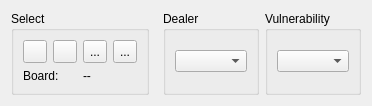
  <widget class="QWidget" name="layoutWidget">
   <property name="geometry">
    <rect>
     <x>30</x>
     <y>350</y>
     <width>372</width>
     <height>95</height>
    </rect>
   </property>
   <layout class="QHBoxLayout" name="horizontalLayout_4">
    <item>
     <widget class="QGroupBox" name="groupBox_6">
      <property name="sizePolicy">
       <sizepolicy hsizetype="Preferred" vsizetype="Preferred">
        <horstretch>0</horstretch>
        <verstretch>0</verstretch>
       </sizepolicy>
      </property>
      <property name="whatsThis">
       <string>&lt;html&gt;&lt;head/&gt;&lt;body&gt;&lt;p&gt;Select board&lt;/p&gt;&lt;/body&gt;&lt;/html&gt;</string>
      </property>
      <property name="title">
       <string>Select</string>
      </property>
      <layout class="QVBoxLayout" name="verticalLayout">
       <item>
        <layout class="QHBoxLayout" name="horizontalLayout_2">
         <item>
          <widget class="QToolButton" name="first">
           <property name="sizePolicy">
            <sizepolicy hsizetype="Preferred" vsizetype="Preferred">
             <horstretch>0</horstretch>
             <verstretch>0</verstretch>
            </sizepolicy>
           </property>
           <property name="text">
            <string/>
           </property>
           <property name="icon">
            <iconset>
             <normaloff>:/resources/review_first_game.ico</normaloff>:/resources/review_first_game.ico</iconset>
           </property>
          </widget>
         </item>
         <item>
          <widget class="QToolButton" name="backward">
           <property name="sizePolicy">
            <sizepolicy hsizetype="Preferred" vsizetype="Preferred">
             <horstretch>0</horstretch>
             <verstretch>0</verstretch>
            </sizepolicy>
           </property>
           <property name="text">
            <string/>
           </property>
           <property name="icon">
            <iconset>
             <normaloff>:/resources/review_prev.ico</normaloff>:/resources/review_prev.ico</iconset>
           </property>
          </widget>
         </item>
         <item>
          <widget class="QToolButton" name="forward">
           <property name="sizePolicy">
            <sizepolicy hsizetype="Preferred" vsizetype="Preferred">
             <horstretch>0</horstretch>
             <verstretch>0</verstretch>
            </sizepolicy>
           </property>
           <property name="text">
            <string>...</string>
           </property>
           <property name="icon">
            <iconset>
             <normaloff>:/resources/review_next.ico</normaloff>:/resources/review_next.ico</iconset>
           </property>
          </widget>
         </item>
         <item>
          <widget class="QToolButton" name="last">
           <property name="sizePolicy">
            <sizepolicy hsizetype="Preferred" vsizetype="Preferred">
             <horstretch>0</horstretch>
             <verstretch>0</verstretch>
            </sizepolicy>
           </property>
           <property name="text">
            <string>...</string>
           </property>
           <property name="icon">
            <iconset>
             <normaloff>:/resources/review_last_game.ico</normaloff>:/resources/review_last_game.ico</iconset>
           </property>
          </widget>
         </item>
        </layout>
       </item>
       <item>
        <layout class="QHBoxLayout" name="horizontalLayout_3">
         <item>
          <widget class="QLabel" name="label_6">
           <property name="text">
            <string>Board:</string>
           </property>
          </widget>
         </item>
         <item>
          <widget class="QLabel" name="board">
           <property name="text">
            <string>--</string>
           </property>
          </widget>
         </item>
        </layout>
       </item>
      </layout>
     </widget>
    </item>
    <item>
     <spacer name="horizontalSpacer_2">
      <property name="orientation">
       <enum>Qt::Horizontal</enum>
      </property>
      <property name="sizeHint" stdset="0">
       <size>
        <width>40</width>
        <height>20</height>
       </size>
      </property>
     </spacer>
    </item>
    <item>
     <widget class="QGroupBox" name="groupBox_4">
      <property name="sizePolicy">
       <sizepolicy hsizetype="Preferred" vsizetype="Preferred">
        <horstretch>0</horstretch>
        <verstretch>0</verstretch>
       </sizepolicy>
      </property>
      <property name="whatsThis">
       <string>&lt;html&gt;&lt;head/&gt;&lt;body&gt;&lt;p&gt;Dealers seat&lt;/p&gt;&lt;/body&gt;&lt;/html&gt;</string>
      </property>
      <property name="title">
       <string>Dealer</string>
      </property>
      <layout class="QVBoxLayout" name="verticalLayout_3">
       <item>
        <widget class="QComboBox" name="dealer"/>
       </item>
      </layout>
     </widget>
    </item>
    <item>
     <widget class="QGroupBox" name="groupBox_5">
      <property name="sizePolicy">
       <sizepolicy hsizetype="Preferred" vsizetype="Preferred">
        <horstretch>0</horstretch>
        <verstretch>0</verstretch>
       </sizepolicy>
      </property>
      <property name="whatsThis">
       <string>&lt;html&gt;&lt;head/&gt;&lt;body&gt;&lt;p&gt;Vulnerability&lt;/p&gt;&lt;/body&gt;&lt;/html&gt;</string>
      </property>
      <property name="title">
       <string>Vulnerability</string>
      </property>
      <layout class="QVBoxLayout" name="verticalLayout_4">
       <item>
        <widget class="QComboBox" name="vul"/>
       </item>
      </layout>
     </widget>
    </item>
   </layout>
  </widget>
